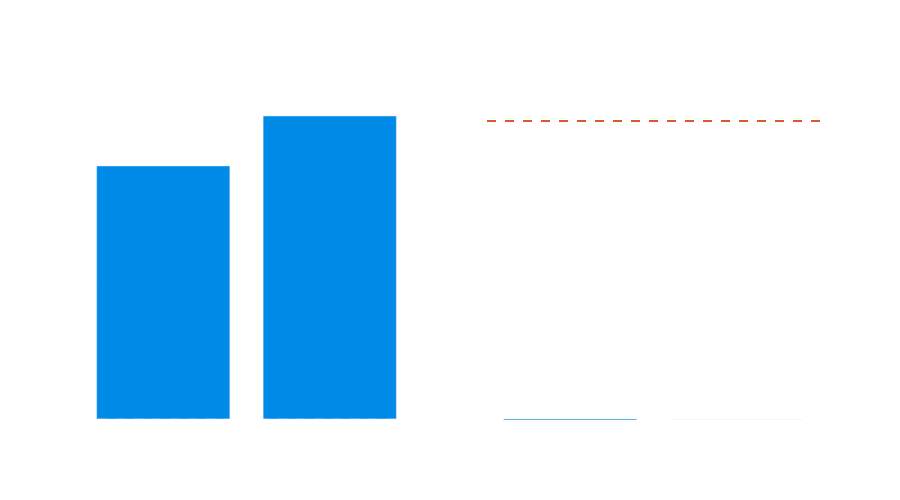

The notebook cell this image was saved under:
### Markdown cell above
## Statistical Tests Visualization

Parses the T-test responses and plots t-statistics and p-values for each tested feature. Bars are colored blue where the result is statistically significant (p < 0.05) and gray otherwise. A red dashed line marks the 0.05 significance threshold on the p-value chart.

### Code cell
metrics = ['mean_intensity', 'std_intensity']
responses = [mean_t_test_response, std_t_test_response]

stats = [abs(r.output['t_test']['statistic']) for r in responses]
p_values = [r.output['t_test']['p_value'] for r in responses]
dofs = [r.output['t_test']['dof'] for r in responses]

sig_colors = [RHINO_SKY if p < 0.05 else RHINO_GREY for p in p_values]
annotations = [f"p={p:.2e}<br>dof={d:.1f}" for p, d in zip(p_values, dofs)]

fig = make_subplots(rows=1, cols=2, subplot_titles=("T-statistic", "P-value"))

fig.add_trace(go.Bar(x=metrics, y=stats, marker_color=sig_colors, text=annotations, textposition="outside", showlegend=False), row=1, col=1)
fig.add_hline(y=0, line_dash="dash", line_color=_GRID_COLOR, row=1, col=1)

fig.add_trace(go.Bar(x=metrics, y=p_values, marker_color=sig_colors, text=annotations, textposition="outside", showlegend=False), row=1, col=2)
fig.add_hline(y=0.05, line_dash="dash", line_color=RHINO_AMBER, annotation_text="p=0.05 threshold", row=1, col=2)

fig.update_xaxes(gridcolor=_GRID_COLOR, linecolor=_GRID_COLOR)
fig.update_yaxes(gridcolor=_GRID_COLOR, linecolor=_GRID_COLOR)
fig.update_layout(
    title_text="T-Test Results by Feature",
    height=500, width=900,
    **_TRANSPARENT,
)
fig.show()

### Figure 1 — Plotly figure (JSON) as saved in the notebook; plotly's stock layout.template omitted (floating-point values rounded to 4 significant figures)
{"data": [{"marker": {"color": ["#008AE8", "#008AE8"]}, "showlegend": false, "text": ["p=1.75e-04<br>dof=404.8", "p=7.74e-06<br>dof=369.1"], "textposition": "outside", "type": "bar", "x": ["mean_intensity", "std_intensity"], "xaxis": "x", "y": [3.788, 4.537], "yaxis": "y"}, {"marker": {"color": ["#008AE8", "#008AE8"]}, "showlegend": false, "text": ["p=1.75e-04<br>dof=404.8", "p=7.74e-06<br>dof=369.1"], "textposition": "outside", "type": "bar", "x": ["mean_intensity", "std_intensity"], "xaxis": "x2", "y": [0.0001748, 7.744e-06], "yaxis": "y2"}], "layout": {"annotations": [{"font": {"size": 16}, "showarrow": false, "text": "T-statistic", "x": 0.225, "xanchor": "center", "xref": "paper", "y": 1, "yanchor": "bottom", "yref": "paper"}, {"font": {"size": 16}, "showarrow": false, "text": "P-value", "x": 0.775, "xanchor": "center", "xref": "paper", "y": 1, "yanchor": "bottom", "yref": "paper"}, {"showarrow": false, "text": "p=0.05 threshold", "x": 1, "xanchor": "right", "xref": "x2 domain", "y": 0.05, "yanchor": "bottom", "yref": "y2"}], "font": {"color": "white"}, "height": 500, "paper_bgcolor": "rgba(0,0,0,0)", "plot_bgcolor": "rgba(0,0,0,0)", "shapes": [{"line": {"color": "rgba(255,255,255,0.15)", "dash": "dash"}, "type": "line", "x0": 0, "x1": 1, "xref": "x domain", "y0": 0, "y1": 0, "yref": "y"}, {"line": {"color": "#D85A30", "dash": "dash"}, "type": "line", "x0": 0, "x1": 1, "xref": "x2 domain", "y0": 0.05, "y1": 0.05, "yref": "y2"}], "title": {"text": "T-Test Results by Feature"}, "width": 900, "xaxis": {"anchor": "y", "domain": [0, 0.45], "gridcolor": "rgba(255,255,255,0.15)", "linecolor": "rgba(255,255,255,0.15)"}, "xaxis2": {"anchor": "y2", "domain": [0.55, 1], "gridcolor": "rgba(255,255,255,0.15)", "linecolor": "rgba(255,255,255,0.15)"}, "yaxis": {"anchor": "x", "domain": [0, 1], "gridcolor": "rgba(255,255,255,0.15)", "linecolor": "rgba(255,255,255,0.15)"}, "yaxis2": {"anchor": "x2", "domain": [0, 1], "gridcolor": "rgba(255,255,255,0.15)", "linecolor": "rgba(255,255,255,0.15)"}}}
